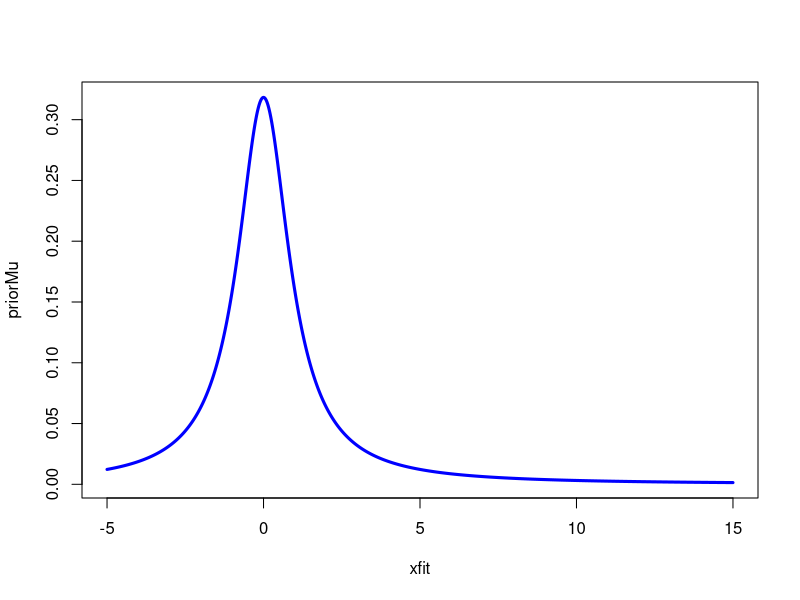
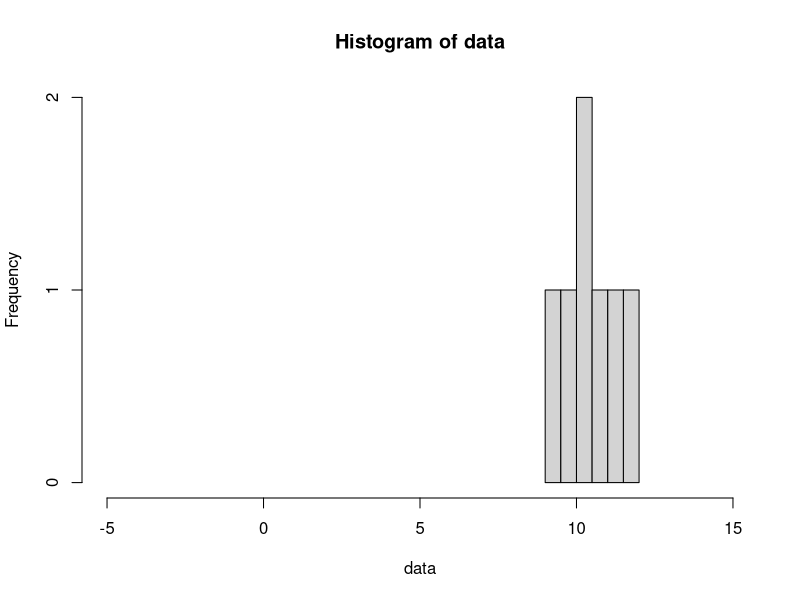
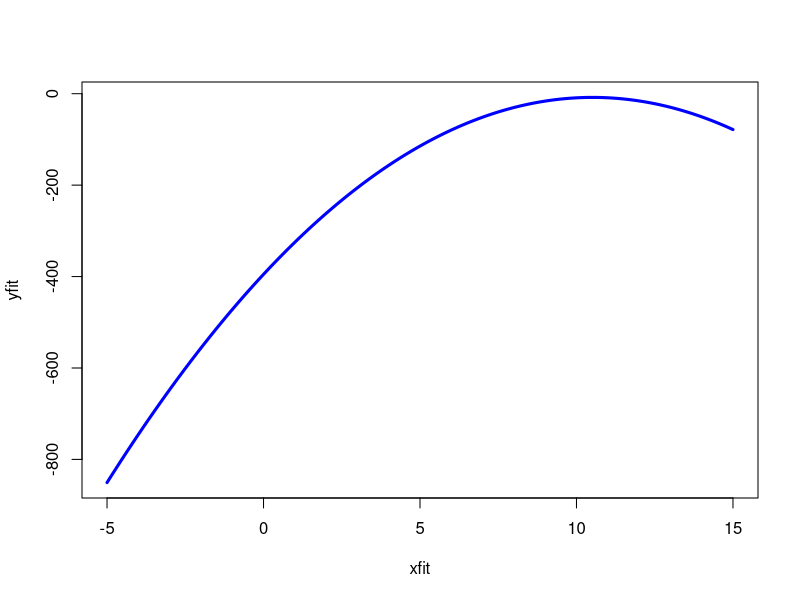
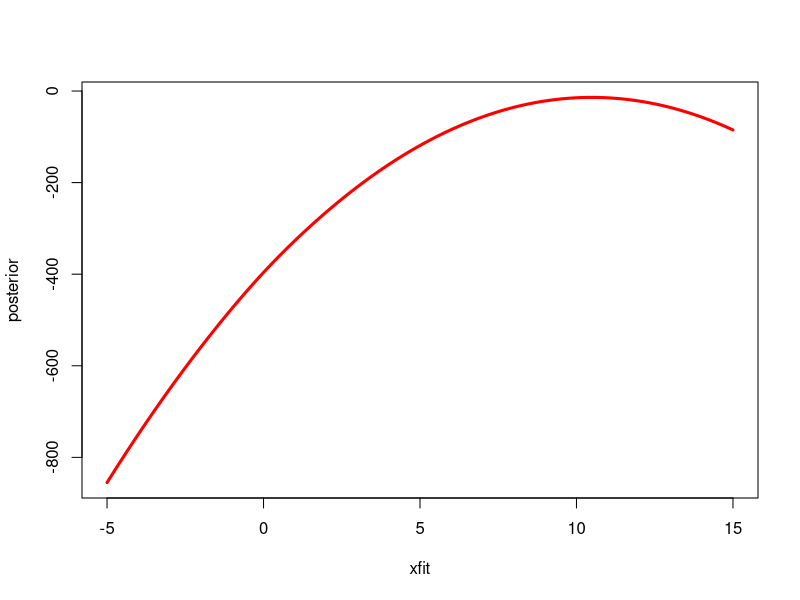
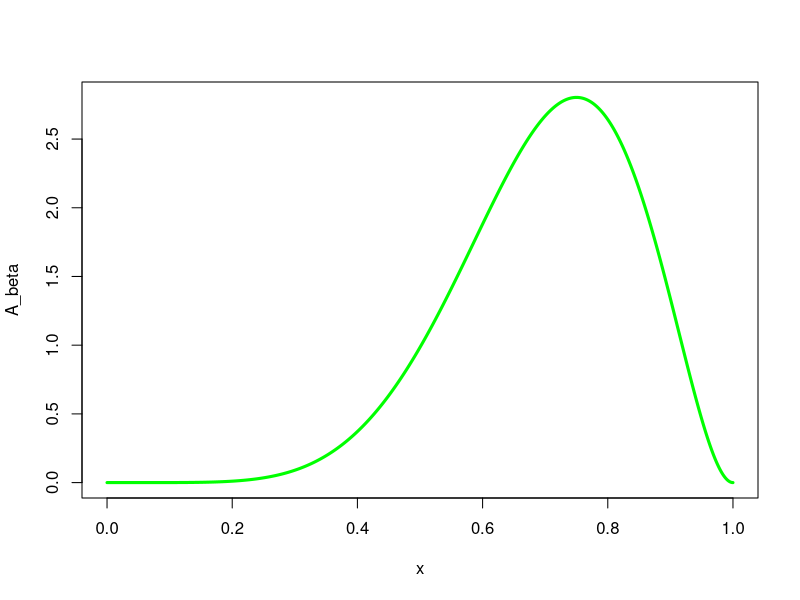
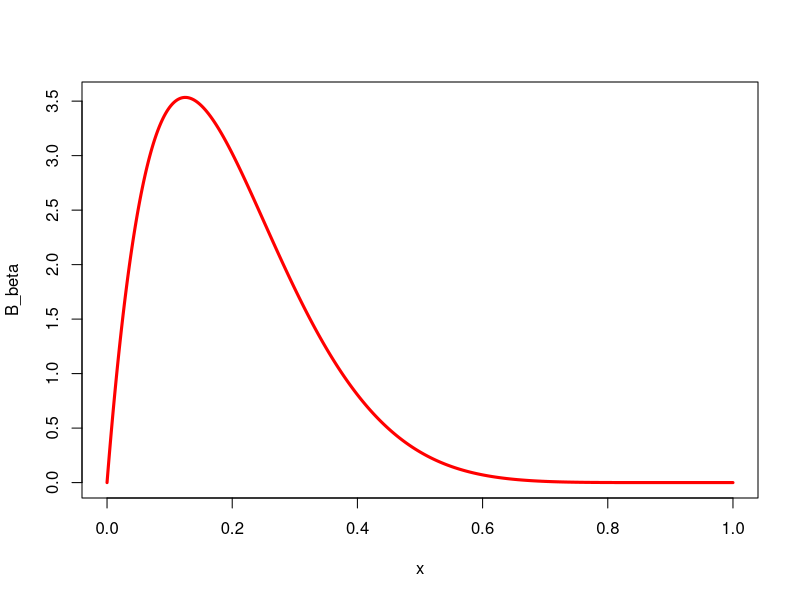
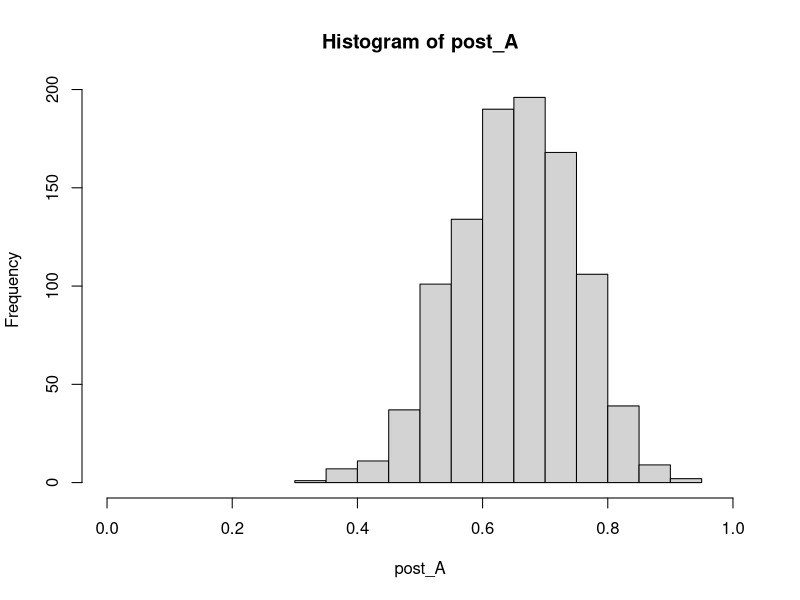
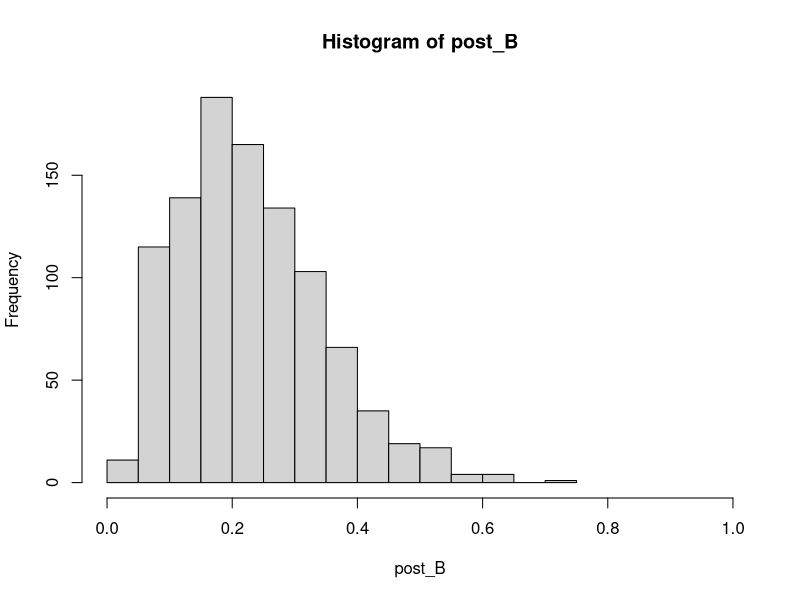

Source code (R) for these figures, in order:
## ---- chunk 1

library(gtools)
knitr::opts_chunk$set(echo = TRUE)
## ---- chunk 2

#prior for Mu
xfit <- seq(-5, 15, 0.01)
priorMu <- dt(xfit, df = 1)
plot(xfit, priorMu, type = 'l', lwd = 3, col = "blue")
## ---- chunk 3

data <- c(11.3710, 9.4353, 10.3631, 10.6329, 10.4043, 9.8939, 11.5115)
hist(xlim = range(-5, 15), x = data)

## ---- chunk 4
normal_log_likelihood <- function(mu, data, sigma2 = 1) {
  xsum <- sum((data - mu)**2)
  return(-length(data)/2*log(2*pi) - length(data)/2 * log(sigma2) - 1/(2 * sigma2) * xsum)
}

xfit <- seq(-5, 15, 0.01)
i <- 1
yfit <- c(xfit)
while(i <= length(xfit)) {
 yfit[i] <- normal_log_likelihood(xfit[i], data)
 i <- i + 1
}

likelihoodplot <- plot(xfit, yfit, type = 'l', lwd = 3, col = "blue")
## ---- chunk 5
#posterior
xfit <- seq(-5, 15, 0.01)
posterior <- yfit + log(priorMu)
plot(xfit, posterior, type = 'l', lwd = 3, col = "red")

## ---- chunk 6
# Prior för produkt A
x <- seq(0, 1, 0.001)
A_beta <- dbeta(x, 7, 3)
plot(x, A_beta, type = 'l', lwd = 3, col = "green")
## ---- chunk 7
# Prior för produkt B
x <- seq(0, 1, 0.001)
B_beta <- dbeta(x, 2, 8)
plot(x, B_beta, type = 'l', lwd = 3, col = "red")
## ---- chunk 8
x <- seq(0, 1, 0.001)
post_A <- rbeta(x, 15, 8)
hist(xlim = range(0, 1), post_A)
## ---- chunk 9
x <- seq(0, 1, 0.001)
post_B <- rbeta(x, 3, 10)
hist(xlim = range(0, 1), post_B)
## ---- chunk 10
AMoreInteresting <- function(a, b) {
  i <- 1
  aLarger <- 0
  while (i < length(a)) {
    if (a[i] > b[i]) {
      aLarger <- aLarger + 1
    }
    i <- i + 1
  }
  return (aLarger/length(a))
}

AMoreInteresting(post_A, post_B)
## ---- chunk 11
XMoreThanHalfInteresting <- function(x) {
  i <- 1
  xLarger <- 0
  while (i < length(x)) {
    if (x[i] > 0.5) {
      xLarger <- xLarger + 1
    }
    i <- i + 1
  }
  return (xLarger/length(x))
}

XMoreThanHalfInteresting(post_A)
XMoreThanHalfInteresting(post_B)
## ---- chunk 12
# aposterior för produkt A
x <- seq(0, 1, 0.001)
A_beta <- rbeta(x, 15, 8)
A_rbin <- rbinom(10000, 87, mean(A_beta))
hist(A_rbin)
## ---- chunk 13
# aposterior för produkt B
x <- seq(0, 1, 0.001)
B_beta <- rbeta(x, 3, 10)
B_rbin <- rbinom(10000, 87, mean(B_beta))
hist(B_rbin)

## ---- chunk 14
# Produkt A:
 length(A_rbin[A_rbin>40])/length(A_rbin)

# Produkt B:
 length(B_rbin[B_rbin>40])/length(B_rbin)
## ---- chunk 15
# Produkt A:
87 * mean(A_beta)

#Produkt B:
87 * mean(B_beta)
## ---- chunk 16
mean <- 0.07/365 # 7 procent genomsnittlig avkastning per år
variance = 0.001**2 # daglig varians på avkastningen (osäkerhet)
xfit <- seq(-0.007, 0.007, 0.0001)
prior <- dnorm(xfit, mean, variance**(1/2))
plot(xfit, prior, type = "l")
## ---- chunk 17
data = c(0.0315, -0.0180, -0.0021, -0.0202, 0.0076)
mean_data <- mean(data)
sigma2 <- sum((data-mean_data)**2)/(length(data) - 1) # variance

omega <- (length(data)/sigma2)/(length(data)/sigma2+1/variance)
myx <- omega*mean(data)+(1-omega)*mean # väntevärde för aposterior
thau2x <- 1/(length(data)/sigma2 + 1/variance)
aposterior <- dnorm(xfit, myx, thau2x**(1/2))
plot(xfit, aposterior, type = "l")
## ---- chunk 18
post_sim <- rnorm(10000, myx, thau2x**(1/2))
post_sim <- sort(post_sim, decreasing = FALSE)
post_sim_1perc <- post_sim[1:100]
var <- abs(100000 * post_sim_1perc)

hist(var)
## ---- chunk 19
quantile(var, probs = c(0.0, 0.95))
## ---- chunk 20
set.seed(4711)
voteprior <- rdirichlet(n = 1000, alpha = c(20, 8, 10, 4, 30, 7, 6, 13, 2))

#Moderaterna
hist(voteprior[,1], main = "Moderaterna")
abline(v = 0.2333, col = "blue")

#Folkpartiet
hist(voteprior[,2], main = "Folkpartiet")
abline(v = 0.0542, col = "blue")

#Centerpartiet
hist(voteprior[,3], main = "Centerpartiet")
abline(v = 0.0611, col = "green")

#Kristdemokratera
hist(voteprior[,4], main = "Kristdemokraterna")
abline(v = 0.0457, col = "blue")

#Socialdemokraterna
hist(voteprior[,5], main = "Socialdemokraterna")
abline(v = 0.3101, col = "red")

#Vänsterpartiet
hist(voteprior[,6], main = "Vänsterpartiet")
abline(v = 0.0572, col = "red")

#Miljöpartiet
hist(voteprior[,7], main = "Miljöpartiet")
abline(v = 0.0689, col = "green")

#Sverigedemokraterna
hist(voteprior[,8], main = "Sverigedemokraterna")
abline(v = 0.1286, col = "blue")

#Feministiskt initiativ
hist(voteprior[,9], main = "Feministiskt initiativ")
abline(v = 0.0312, col = "pink")
## ---- chunk 21
votepost <- rdirichlet(n = 10000, alpha = c(20+32, 8+12, 10+27, 4+6, 30+58, 7+15, 6+8, 13+36, 2+4))
## ---- chunk 22
sum(votepost[,1]+votepost[,2]+votepost[,3]+votepost[,4]<votepost[,5]+votepost[,6]+votepost[,7])/10000
## ---- chunk 23
sum(votepost[votepost[,8] > votepost[,1]])/10000
## ---- chunk 24
sum(votepost[,4] < 0.04)/10000
## ---- chunk 25
sum(votepost[,7] < 0.04)/10000
## ---- chunk 26
quantile(votepost[,5], probs = c(0.025, 0.975))
